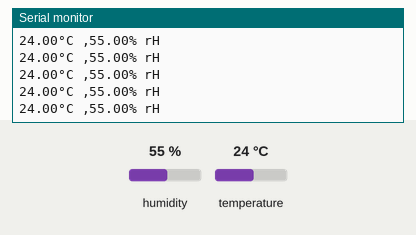
Recording of a sketch running on a simulated Arduino Uno, built with avr-gcc and run on an emulated ATmega328P. On the bench: the last lines printed to the serial monitor. The inputs (shaded band) are chosen by the test bench; at power-on: humidity 55 %, temperature 24 °C.

Above: at 2.8 s.
2.9 s: humidity set to 22 %
8.9 s: temperature set to 12 °C
At 9.9 s:
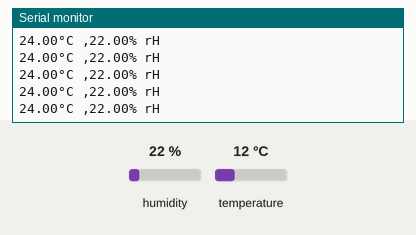
14.9 s: humidity set to 40 %
At 15.4 s:
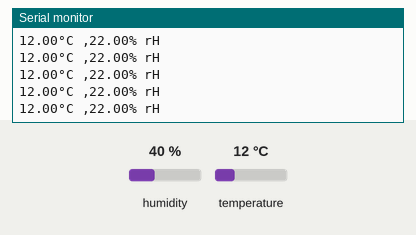
Timing chart, 0 to 17.9 s (numbered marks = the images above; inputs shaded):
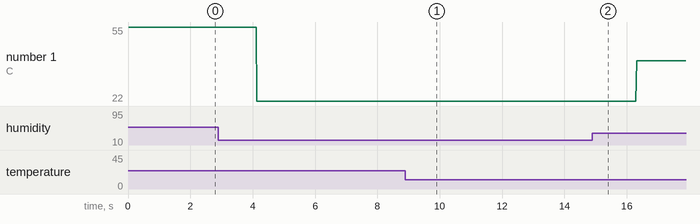

Measured:
- plotted number 1: 55 → 22 after the input at 2.9 s, 22 → 40 after the input at 14.9 s

The sketch:

tempSensor.ino
```cpp
/*
  mqtt client to control air conditioner
  context: Arduino
 */
#include <DHT.h>           // include DHT library
const int sensorPin = 4;   // pin number for the sensor
DHT dht(sensorPin, DHT11); // make an instance of the library

void setup() {
  Serial.begin(9600);      // start serial communications
  dht.begin();             // start the sensor
}

void loop() {
  float temperature = dht.readTemperature();  // read temperature
  float humidity = dht.readHumidity();        // read humidity
  Serial.print(temperature);                // print them
  Serial.print("°C ,");
  Serial.print(humidity);
  Serial.println("% rH");
}
```
